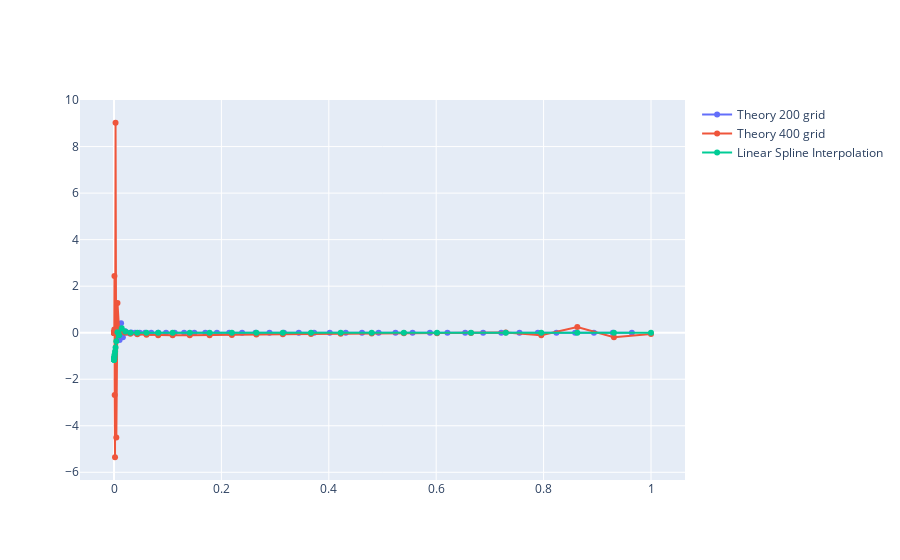

The notebook cell saved with this chart:
### Code cell
fig = go.Figure()

# Add traces
fig.add_trace(go.Scatter(x=full_df.x, y=full_df[1],
                    mode='lines+markers',
                    name='Theory 200 grid'))

fig.add_trace(go.Scatter(x=fktable_dis_400.xgrid, y=fktable_dis_400.sigma[1],
                    mode='lines+markers',
                    name='Theory 400 grid'))

fig.add_trace(go.Scatter(x=full_df.x_new, y=full_df['1_new_lin'],
                    mode='lines+markers',
                    name='Linear Spline Interpolation'))

# fig.add_trace(go.Scatter(x=full_df.x_new, y=full_df['1_new_quad'],
#                     mode='lines+markers',
#                     name='Quadratic Spline Interpolation'))

# fig.add_trace(go.Scatter(x=full_df.x_new, y=full_df['1_new_cube'],
#                     mode='lines+markers',
#                     name='Cubic Spline Interpolation'))

fig.show()
